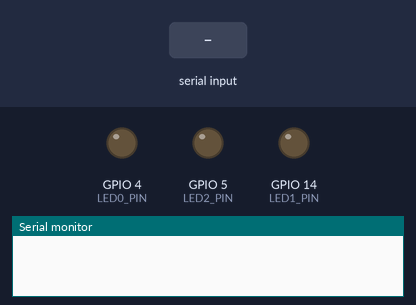
Bench run of a sketch on a simulated ESP8266 (NodeMCU). On the bench: output pins drawn as LEDs (lit = HIGH), the last lines printed to the serial monitor. Inputs (shaded band) come from the test bench. WiFi joins after 1.5 s; servers stay silent unless stated; uploads are accepted with an empty reply.

Above: at 2.3 s.
2.4 s: "90,45\n" received over Serial
At 3.4 s:
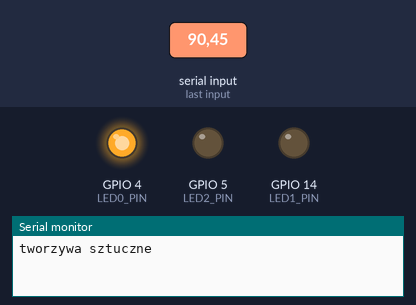
Timing chart, 0 to 5.4 s (numbered marks = the images above; inputs shaded):
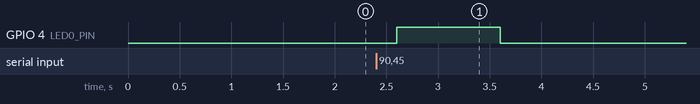

Measured:
- after the input at 2.4 s, GPIO 4 (LED0_PIN): LOW → HIGH after 0.20 s, → LOW 1.0 s later

The sketch:

inteligenty_kosz.ino
```cpp
/* Kosz na smieci rozpoznajacy material, z ktorego wykonany jest produkt po kodzie kreskowym.
 *
 *  ©2020, PBL1, grupa 5: Dasiewicz Julia, Duszczyk Karol, Kukla Michal, Twarowski Michal
 */

/* Kodowanie odpadow:
 * 0 - tworzywa sztuczne i metale
 * 1 - papier
 * 2 - szklo
 * -1 - nieznany typ
 */


//HARDWARE
//RED(+)->D5
//YELLOW(+)->D2
//GREEN(+)->D1


//biblioteki do wifi
#include <Arduino.h>
#include <ESP8266WiFi.h>
#include <ESP8266WiFiMulti.h>
#include <ESP8266HTTPClient.h>
ESP8266WiFiMulti WiFiMulti;

//dane do wifi
#define wifi_SSID "UPC4466B1C"
#define wifi_password "xxxx"
//#define wifi_SSID "Router14a"
//#define wifi_password "xxxx"

//sciezka do serwera
#define server_adress "http://192.168.0.39/pbl/codes.php?code="
//#define server_adress "http://192.168.0.103/pbl/codes.php?code="


//funkcja dostaje kod kreskowy produktu, a zwraca kod materialu dla tego produktu z serwera
int FindCode(String code){

  if ((WiFiMulti.run() == WL_CONNECTED)) {

    HTTPClient http;

    String url = server_adress;
    url += code;

    http.begin(url); //HTTP

    //Serial.print("[HTTP] GET...\n");
    // start connection and send HTTP header
    int httpCode = http.GET();

    // httpCode will be negative on error
    if (httpCode > 0)
    {
      // HTTP header has been send and Server response header has been handled
      //Serial.printf("[HTTP] GET... code: %d\n", httpCode);

      // file found at server
      if (httpCode == HTTP_CODE_OK) {
        String payload = http.getString();
        http.end();
        return(payload.toInt());
      }
    }
    else //gdy blad polaczenia z serwerem
    {
      Serial.printf("[HTTP] GET... failed, error: %s\n", http.errorToString(httpCode).c_str());
      http.end();
      return(-1);
    }

    http.end();
  }
  else //gdy nie laczy sie z wifi
    return(-1);
}


// Funkcja zamieniajaca kod kategorii odpadu na jego nazwe

String MaterialName(int code){
  switch(code){
    case 0:
      return ("tworzywa sztuczne");
      break;
    case 1:
      return ("papier");
      break;
     case 2:
      return ("szklo");
      break;
  }
  return("nieznany typ odpadu");
}


// DIODY - DEFINICJA PINOW

#define LED0_PIN 4
#define LED1_PIN 14
#define LED2_PIN 5


// Funkcja zapalajaca odpowiednia diode, na wejscie kod kategorii odpadu

void SignalLED(int code){

  if(code == 0 || code == 1 || code == 2)
  {
    int pin = 0;

    switch(code){
      case 0:
        pin = LED0_PIN;
        break;
      case 1:
        pin = LED1_PIN;
        break;
      case 2:
        pin = LED2_PIN;
        break;
    }

    digitalWrite(pin,HIGH);
    delay(1000);
    digitalWrite(pin, LOW);
  }
  else //gdy nie znaleziono kodu w bazie - migaj wszystkimi diodami
  {
    digitalWrite(LED0_PIN,HIGH);
    digitalWrite(LED1_PIN,HIGH);
    digitalWrite(LED2_PIN,HIGH);
    delay(400);
    digitalWrite(LED0_PIN,LOW);
    digitalWrite(LED1_PIN,LOW);
    digitalWrite(LED2_PIN,LOW);
    delay(400);
    digitalWrite(LED0_PIN,HIGH);
    digitalWrite(LED1_PIN,HIGH);
    digitalWrite(LED2_PIN,HIGH);
    delay(400);
    digitalWrite(LED0_PIN,LOW);
    digitalWrite(LED1_PIN,LOW);
    digitalWrite(LED2_PIN,LOW);
  }
}


void setup() {

  Serial.begin(9600);

  pinMode(LED0_PIN, OUTPUT);
  pinMode(LED1_PIN, OUTPUT);
  pinMode(LED2_PIN, OUTPUT);
  digitalWrite(LED0_PIN, LOW); //inicjalne gaszenie diody
  digitalWrite(LED1_PIN, LOW); //inicjalne gaszenie diody
  digitalWrite(LED2_PIN, LOW); //inicjalne gaszenie diody


  //laczenie z wifi
  WiFi.mode(WIFI_STA);
  WiFiMulti.addAP(wifi_SSID, wifi_password);

}

void loop() {

  if ((WiFiMulti.run() == WL_CONNECTED)) { //gdy polaczono z wifi

    if(Serial.available() > 0) {                          //gdy dostarczono dane z monitora
      String inputCode = Serial.readStringUntil('\n');    //czytaj te dane
      inputCode.remove(inputCode.length()-1);  // Trzeba usunac osatni znak jezeli input jest z klawiatury Arduino, bo Arduino wysyla na koncu spacje (lub niewidoczny znak, ktorego dlugosc sie liczy) i to wlasnie ten znak trzeba usunac. W przeciwnym razie serwer zwraca blad!
      int materialCode = FindCode(String(inputCode));             //szukanie kodu materialu w bazie
      Serial.println(MaterialName(materialCode));         //wypisanie kodu materialu
      SignalLED(materialCode);                            //swiecenie LED
    }
  }
}
```
